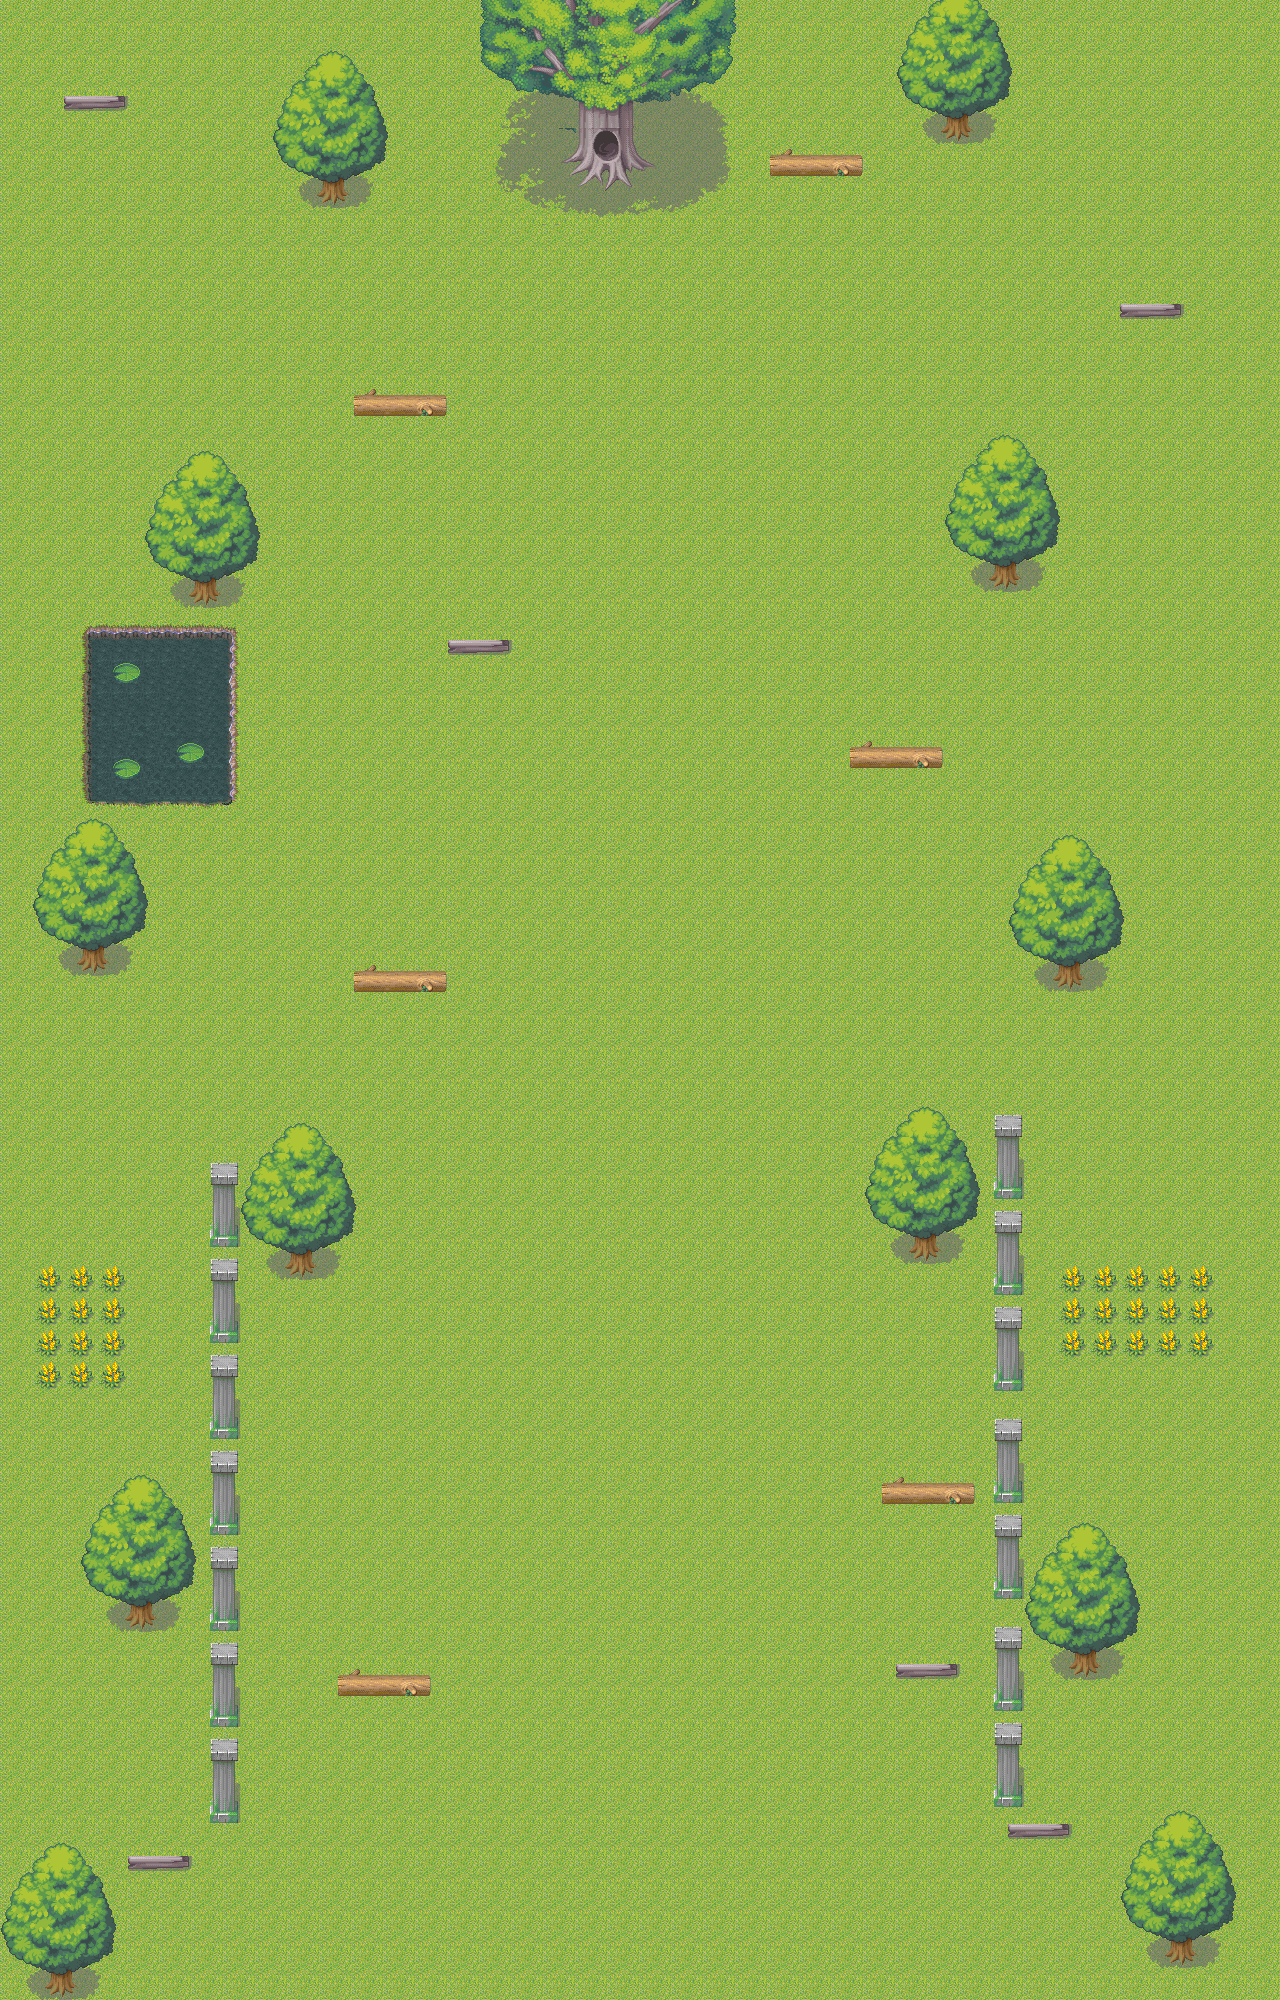

A level layout from a 2D game, rendered from its tile map. Below: a short description, then the map file with tile-grid data replaced by summaries:
An orthogonal 80x125 tile map with 16x16 px tiles, 3 tile layers (Tile Layer 1, Tile Layer 2, Tile Layer 3), 9 tilesets and 39 objects.

<map version="1.0" orientation="orthogonal" renderorder="left-up" width="80" height="125" tilewidth="16" tileheight="16" nextobjectid="51">
 <tileset firstgid="1" name="001-G_Water01" tilewidth="16" tileheight="16" tilecount="192" columns="24">
  <image source="Autotiles/001-G_Water01.png" width="384" height="128" />
 </tileset>
 <tileset firstgid="193" name="003-G_Ground01" tilewidth="16" tileheight="16" tilecount="48" columns="6">
  <image source="Autotiles/003-G_Ground01.png" width="96" height="128" />
 </tileset>
 <tileset firstgid="241" name="001-Grassland01" tilewidth="16" tileheight="16" tilecount="576" columns="16">
  <image source="001-Grassland01.png" width="256" height="576" />
 </tileset>
 <tileset firstgid="817" name="002-Woods01" tilewidth="16" tileheight="16" tilecount="800" columns="16">
  <image source="002-Woods01.png" width="256" height="800" />
  <terraintypes>
   <terrain name="Herbes" tile="-1" />
  </terraintypes>
 </tileset>
 <tileset firstgid="1617" name="003-Forest01" tilewidth="16" tileheight="16" tilecount="608" columns="16">
  <image source="003-Forest01.png" width="256" height="608" />
 </tileset>
 <tileset firstgid="2225" name="012-G2_Swamp01" tilewidth="16" tileheight="16" tilecount="48" columns="6">
  <image source="Autotiles/012-G2_Swamp01.png" width="96" height="128" />
 </tileset>
 <tileset firstgid="2273" name="007-Swamp01" tilewidth="16" tileheight="16" tilecount="448" columns="16">
  <image source="007-Swamp01.png" width="256" height="448" />
 </tileset>
 <tileset firstgid="2721" name="047-Flower01" tilewidth="16" tileheight="16" tilecount="48" columns="6">
  <image source="Autotiles/047-Flower01.png" width="96" height="128" />
 </tileset>
 <tileset firstgid="2769" name="037-Tree02" tilewidth="16" tileheight="16" tilecount="48" columns="6">
  <image source="Autotiles/037-Tree02.png" width="96" height="128" />
 </tileset>
 <layer name="Tile Layer 1" width="80" height="125">
  <data>[10000 cells, 10000 non-empty, 4 distinct tile ids]</data>
 </layer>
 <layer name="Tile Layer 2" width="80" height="125">
  <data>[10000 cells, 723 non-empty, 166 distinct tile ids]</data>
 </layer>
 <layer name="Tile Layer 3" width="80" height="125">
  <data>[10000 cells, 952 non-empty, 202 distinct tile ids]</data>
 </layer>
 <objectgroup name="Collision">
  <object id="1" x="284" y="161" width="98" height="34" />
  <object id="2" x="567" y="127" width="82" height="49" />
  <object id="3" x="906" y="95" width="98" height="43" />
  <object id="4" x="354" y="402" width="91" height="13" />
  <object id="5" x="767.5" y="162.5" width="91" height="13" />
  <object id="6" x="354.5" y="978.5" width="91" height="13" />
  <object id="7" x="851.5" y="755.5" width="91" height="13" />
  <object id="8" x="339.5" y="1679.5" width="91" height="13" />
  <object id="9" x="884.5" y="1490.5" width="91" height="13" />
  <object id="10" x="155" y="562" width="98" height="34" />
  <object id="11" x="39" y="929" width="98" height="34" />
  <object id="12" x="954" y="544" width="98" height="34" />
  <object id="13" x="1020" y="944" width="98" height="34" />
  <object id="14" x="247" y="1231" width="98" height="34" />
  <object id="15" x="876" y="1219" width="98" height="34" />
  <object id="16" x="91" y="1584" width="98" height="34" />
  <object id="17" x="1036" y="1630" width="98" height="34" />
  <object id="18" x="8" y="1950" width="98" height="34" />
  <object id="19" x="1134" y="1919" width="98" height="34" />
  <object id="31" x="84" y="626" width="148" height="177" />
  <object id="32" x="449" y="641" width="59" height="12" />
  <object id="33" x="1119" y="304" width="62" height="14" />
  <object id="34" x="128" y="1858" width="64" height="10" />
  <object id="35" x="1010" y="1826" width="61" height="10" />
  <object id="36" x="898" y="1665" width="59" height="11" />
  <object id="37" x="211" y="1793" width="28" height="30" />
  <object id="38" x="212" y="1692" width="28" height="30" />
  <object id="39" x="213" y="1601" width="28" height="30" />
  <object id="40" x="212" y="1504" width="28" height="30" />
  <object id="41" x="209" y="1405" width="28" height="30" />
  <object id="42" x="210" y="1309" width="28" height="30" />
  <object id="43" x="211" y="1212" width="28" height="30" />
  <object id="44" x="993" y="1167" width="28" height="30" />
  <object id="45" x="995" y="1265" width="28" height="30" />
  <object id="46" x="997" y="1361" width="28" height="30" />
  <object id="47" x="996" y="1475" width="28" height="30" />
  <object id="48" x="998" y="1570" width="28" height="30" />
  <object id="49" x="996" y="1681" width="28" height="30" />
  <object id="50" x="992" y="1774" width="28" height="30" />
 </objectgroup>
</map>
